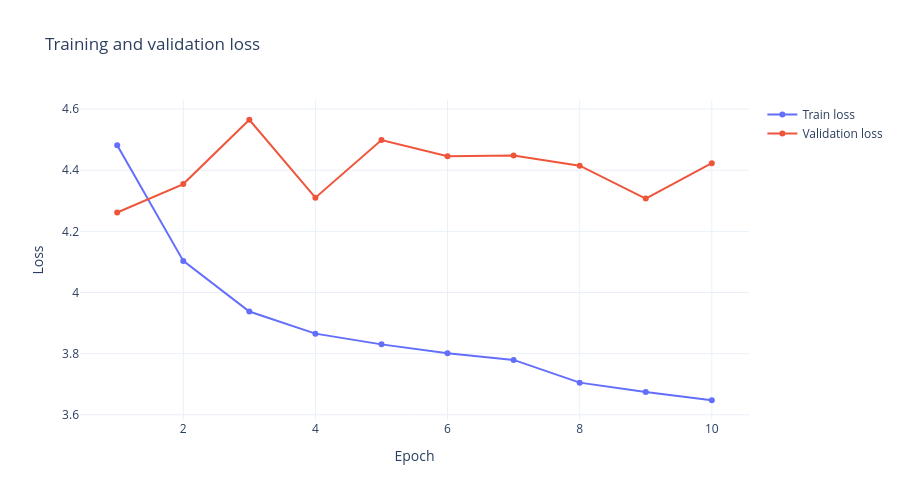

The notebook cell this image was saved under:
### Markdown cell above
## Training diagnostics and company-level forecast plots

This section shows training/validation loss curves and lets you inspect actual-vs-predicted behavior for any company in the test set.

### Code cell
# Plot training and validation loss curves when the Trainer callback was run

loss_history = globals().get('loss_history')
train_losses = getattr(loss_history, 'train_losses', [])
val_losses = getattr(loss_history, 'val_losses', [])

if len(train_losses) > 0 or len(val_losses) > 0:
    loss_fig = go.Figure()
    if len(train_losses) > 0:
        loss_fig.add_trace(go.Scatter(
            x=list(range(1, len(train_losses) + 1)),
            y=train_losses,
            mode='lines+markers',
            name='Train loss'
        ))
    if len(val_losses) > 0:
        loss_fig.add_trace(go.Scatter(
            x=list(range(1, len(val_losses) + 1)),
            y=val_losses,
            mode='lines+markers',
            name='Validation loss'
        ))
    loss_fig.update_layout(
        title='Training and validation loss',
        xaxis_title='Epoch',
        yaxis_title='Loss',
        template='plotly_white',
        height=500,
    )
    loss_fig.show()
else:
    print('Loss history is unavailable. Run the Trainer setup and training cells first.')

### Figure 1 — Plotly figure (JSON) as saved in the notebook; plotly's stock layout.template omitted (floating-point values rounded to 4 significant figures)
{"data": [{"mode": "lines+markers", "name": "Train loss", "type": "scatter", "x": [1, 2, 3, 4, 5, 6, 7, 8, 9, 10], "y": [4.482, 4.103, 3.938, 3.866, 3.83, 3.801, 3.78, 3.705, 3.675, 3.648]}, {"mode": "lines+markers", "name": "Validation loss", "type": "scatter", "x": [1, 2, 3, 4, 5, 6, 7, 8, 9, 10], "y": [4.262, 4.355, 4.565, 4.31, 4.499, 4.446, 4.448, 4.415, 4.307, 4.423]}], "layout": {"height": 500, "title": {"text": "Training and validation loss"}, "xaxis": {"title": {"text": "Epoch"}}, "yaxis": {"title": {"text": "Loss"}}}}
